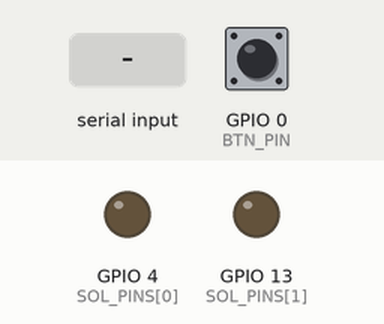
The sketch below on a simulated ESP32. Shown: output pins drawn as LEDs (lit = HIGH). The test bench sets the inputs (shaded band); at power-on: GPIO 0 (BTN_PIN) HIGH. What the sketch prints to the serial monitor is not drawn.

Above: at 1.2 s.
1.3 s: GPIO 0 (BTN_PIN) pulled LOW for 0.15 s
2.9 s: "s\n" received over Serial
4.4 s: "f 90 45\n" received over Serial
Timing chart, 0 to 7.4 s (numbered marks = the images above; inputs shaded):
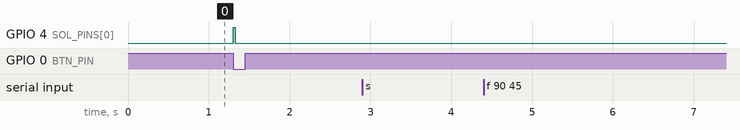

Measured:
- after the input at 1.3 s, GPIO 4 (SOL_PINS[0]): LOW → HIGH at once, → LOW 0.03 s later
- after the input at 2.9 s, every drawn part: stays the same
- after the input at 4.4 s, every drawn part: stays the same

The sketch:

punch_test.ino
```cpp
// Punch Point test rig: fire the solenoids with set pulse lengths.
//
// Wiring, once per solenoid (diagram: ../../media/circuit.svg):
//   GPIO -> 100 ohm -> MOSFET gate (IRLB8721 or IRLZ44N), 10 kohm gate to GND
//   +12 V -> solenoid -> MOSFET drain; MOSFET source -> GND
//   1N4007 across the solenoid, cathode (stripe) to +12 V
// One 1000 uF / 25 V capacitor across the 12 V supply next to the solenoids,
// and the ESP32 GND tied to the supply GND.
// Solenoid 1 is on GPIO 4, solenoid 2 on GPIO 13. Those pins and the BOOT
// button (GPIO 0) are the same on ESP32 and ESP32-S3 boards.
//
// Serial at 115200, one command per line. [s] picks solenoid 1 or 2 and stays picked:
//   f 25            fire one 25 ms pulse
//   f 25 2          the same on solenoid 2
//   r 20 25 500     20 pulses of 25 ms, one every 500 ms
//   w 5 40 5        sweep: each BOOT press fires the next length, 5, 10 ... 40 ms
//   s               stop a run or a sweep
// Outside a sweep, the BOOT button fires the last pulse length again.
// Every pulse prints "pulse,<count>,<solenoid>,<ms>" so a session pastes straight into a sheet.

const int SOL_PINS[] = {4, 13};
constexpr int NUM_SOL = sizeof(SOL_PINS) / sizeof(SOL_PINS[0]);
const int BTN_PIN = 0;
const uint32_t MAX_PULSE_MS = 100;  // past this the plunger has long seated; the coil only heats
const uint32_t DUTY_DIV = 4;        // a solenoid fires no sooner than 4x its last pulse: duty <= 25 %
const char *HELP = "? f <ms> [s] | r <count> <ms> <period_ms> [s] | w <from> <to> <step> [s] | s";

uint32_t lastStart[NUM_SOL], lastLen[NUM_SOL];
uint32_t count = 0;
int sol = 0;                        // selected solenoid, 0-based
uint32_t pulseMs = 25;
uint32_t runLeft = 0, runPeriod = 0, nextAt = 0;
uint32_t sweepAt = 0, sweepTo = 0, sweepStep = 0;   // sweepStep 0 means no sweep

static uint32_t umax(uint32_t a, uint32_t b) { return a > b ? a : b; }

void fire(int s, uint32_t ms) {
  if (ms > MAX_PULSE_MS) ms = MAX_PULSE_MS;
  while (millis() - lastStart[s] < lastLen[s] * DUTY_DIV) delay(1);
  lastStart[s] = millis();
  lastLen[s] = ms;
  digitalWrite(SOL_PINS[s], HIGH);
  delay(ms);
  digitalWrite(SOL_PINS[s], LOW);
  Serial.printf("pulse,%lu,%d,%lu\n", (unsigned long)++count, s + 1, (unsigned long)ms);
}

// Takes a 1-based solenoid number from a command.
bool pickSolenoid(unsigned long n) {
  if (n < 1 || n > (unsigned long)NUM_SOL) {
    Serial.printf("no solenoid %lu: use 1 to %d\n", n, NUM_SOL);
    return false;
  }
  sol = (int)n - 1;
  return true;
}

void handle(const String &line) {
  unsigned long a, b, c, d;
  int n;
  if ((n = sscanf(line.c_str(), "f %lu %lu", &a, &b)) >= 1) {
    if (n == 2 && !pickSolenoid(b)) return;
    pulseMs = a;
    fire(sol, pulseMs);
  } else if ((n = sscanf(line.c_str(), "r %lu %lu %lu %lu", &a, &b, &c, &d)) >= 3) {
    if (n == 4 && !pickSolenoid(d)) return;
    sweepStep = 0;
    pulseMs = b;
    runLeft = a;
    runPeriod = umax(c, b * DUTY_DIV);
    nextAt = millis();
  } else if ((n = sscanf(line.c_str(), "w %lu %lu %lu %lu", &a, &b, &c, &d)) >= 3) {
    if (n == 4 && !pickSolenoid(d)) return;
    if (c == 0 || b < a) {
      Serial.println("a sweep needs from <= to and a step above 0");
      return;
    }
    runLeft = 0;
    sweepAt = a;
    sweepTo = b;
    sweepStep = c;
    Serial.printf("sweep on solenoid %d: press BOOT to fire %lu ms\n", sol + 1, (unsigned long)sweepAt);
  } else if (line == "s") {
    runLeft = 0;
    sweepStep = 0;
    Serial.println("stopped");
  } else if (line.length()) {
    Serial.println(HELP);
  }
}

void pressed() {
  if (!sweepStep) {
    fire(sol, pulseMs);
    return;
  }
  pulseMs = sweepAt;
  fire(sol, pulseMs);
  sweepAt += sweepStep;
  if (sweepAt > sweepTo) {
    sweepStep = 0;
    Serial.println("sweep done");
  } else {
    Serial.printf("next: %lu ms\n", (unsigned long)sweepAt);
  }
}

void setup() {
  for (int i = 0; i < NUM_SOL; i++) {
    pinMode(SOL_PINS[i], OUTPUT);
    digitalWrite(SOL_PINS[i], LOW);
  }
  pinMode(BTN_PIN, INPUT_PULLUP);
  Serial.begin(115200);
  Serial.println("punch_test ready");
  Serial.println(HELP);
}

void loop() {
  if (Serial.available()) {
    String line = Serial.readStringUntil('\n');
    line.trim();
    handle(line);
  }

  if (runLeft && (int32_t)(millis() - nextAt) >= 0) {
    fire(sol, pulseMs);
    runLeft--;
    nextAt += runPeriod;
  }

  // BOOT button, debounced
  static bool wasDown = false;
  static uint32_t lastEdge = 0;
  bool down = digitalRead(BTN_PIN) == LOW;
  if (down != wasDown && millis() - lastEdge > 50) {
    lastEdge = millis();
    wasDown = down;
    if (down) pressed();
  }
}
```
